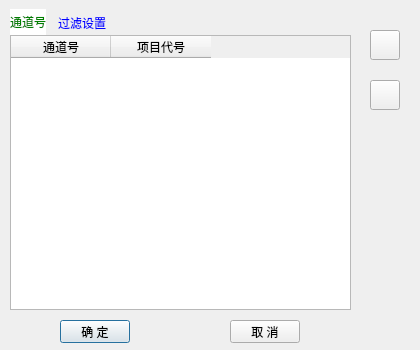
<?xml version="1.0" encoding="UTF-8"?>
<ui version="4.0">
 <class>AAdvanceSetupDialog</class>
 <widget class="QDialog" name="AAdvanceSetupDialog">
  <property name="geometry">
   <rect>
    <x>0</x>
    <y>0</y>
    <width>420</width>
    <height>350</height>
   </rect>
  </property>
  <property name="windowTitle">
   <string>高级设置</string>
  </property>
  <widget class="QPushButton" name="pushButton">
   <property name="geometry">
    <rect>
     <x>60</x>
     <y>320</y>
     <width>70</width>
     <height>23</height>
    </rect>
   </property>
   <property name="text">
    <string>确 定</string>
   </property>
  </widget>
  <widget class="QPushButton" name="pushButton_2">
   <property name="geometry">
    <rect>
     <x>230</x>
     <y>320</y>
     <width>70</width>
     <height>23</height>
    </rect>
   </property>
   <property name="text">
    <string>取 消</string>
   </property>
  </widget>
  <widget class="QTabWidget" name="tabWidget">
   <property name="geometry">
    <rect>
     <x>10</x>
     <y>9</y>
     <width>341</width>
     <height>301</height>
    </rect>
   </property>
   <property name="styleSheet">
    <string notr="true">QTabWidget::pane{
	border:none;
}
QTabWidget::tab-bar{
        alignment:left;
}
QTabBar::tab{
	background:transparent;
	color:white;
	min-width:30ex;
	min-height:10ex;
}
QTabBar::tab:hover{
	background:rgb(255, 255, 255, 50);
}
QTabBar::tab:selected{
	border-color: white;
	background:white;
	color:green;
}
QTabBar::tab:!selected{
	
	color:blue;
}</string>
   </property>
   <property name="tabPosition">
    <enum>QTabWidget::North</enum>
   </property>
   <property name="tabShape">
    <enum>QTabWidget::Rounded</enum>
   </property>
   <property name="currentIndex">
    <number>0</number>
   </property>
   <property name="elideMode">
    <enum>Qt::ElideNone</enum>
   </property>
   <property name="usesScrollButtons">
    <bool>true</bool>
   </property>
   <property name="documentMode">
    <bool>false</bool>
   </property>
   <property name="tabsClosable">
    <bool>false</bool>
   </property>
   <property name="movable">
    <bool>false</bool>
   </property>
   <widget class="QWidget" name="tab">
    <attribute name="title">
     <string>通道号</string>
    </attribute>
    <layout class="QHBoxLayout" name="horizontalLayout">
     <property name="spacing">
      <number>0</number>
     </property>
     <property name="leftMargin">
      <number>0</number>
     </property>
     <property name="topMargin">
      <number>0</number>
     </property>
     <property name="rightMargin">
      <number>0</number>
     </property>
     <property name="bottomMargin">
      <number>0</number>
     </property>
     <item>
      <widget class="QTableWidget" name="tableWidget">
       <property name="minimumSize">
        <size>
         <width>325</width>
         <height>0</height>
        </size>
       </property>
       <property name="editTriggers">
        <set>QAbstractItemView::DoubleClicked|QAbstractItemView::EditKeyPressed</set>
       </property>
       <property name="columnCount">
        <number>2</number>
       </property>
       <attribute name="horizontalHeaderHighlightSections">
        <bool>false</bool>
       </attribute>
       <attribute name="verticalHeaderVisible">
        <bool>false</bool>
       </attribute>
       <column>
        <property name="text">
         <string>通道号</string>
        </property>
       </column>
       <column>
        <property name="text">
         <string>项目代号</string>
        </property>
       </column>
      </widget>
     </item>
    </layout>
   </widget>
   <widget class="QWidget" name="widget">
    <attribute name="title">
     <string>过滤设置</string>
    </attribute>
   </widget>
  </widget>
  <widget class="QToolButton" name="Add_ToolButton">
   <property name="geometry">
    <rect>
     <x>370</x>
     <y>30</y>
     <width>30</width>
     <height>30</height>
    </rect>
   </property>
   <property name="text">
    <string/>
   </property>
   <property name="icon">
    <iconset resource="pics.qrc">
     <normaloff>:/pics/Add_213px.png</normaloff>:/pics/Add_213px.png</iconset>
   </property>
   <property name="iconSize">
    <size>
     <width>32</width>
     <height>32</height>
    </size>
   </property>
  </widget>
  <widget class="QToolButton" name="Delete_ToolButton">
   <property name="geometry">
    <rect>
     <x>370</x>
     <y>80</y>
     <width>30</width>
     <height>30</height>
    </rect>
   </property>
   <property name="text">
    <string/>
   </property>
   <property name="icon">
    <iconset resource="pics.qrc">
     <normaloff>:/pics/Remove_213px.png</normaloff>:/pics/Remove_213px.png</iconset>
   </property>
   <property name="iconSize">
    <size>
     <width>32</width>
     <height>32</height>
    </size>
   </property>
  </widget>
 </widget>
 <resources>
  <include location="pics.qrc"/>
 </resources>
 <connections/>
</ui>
